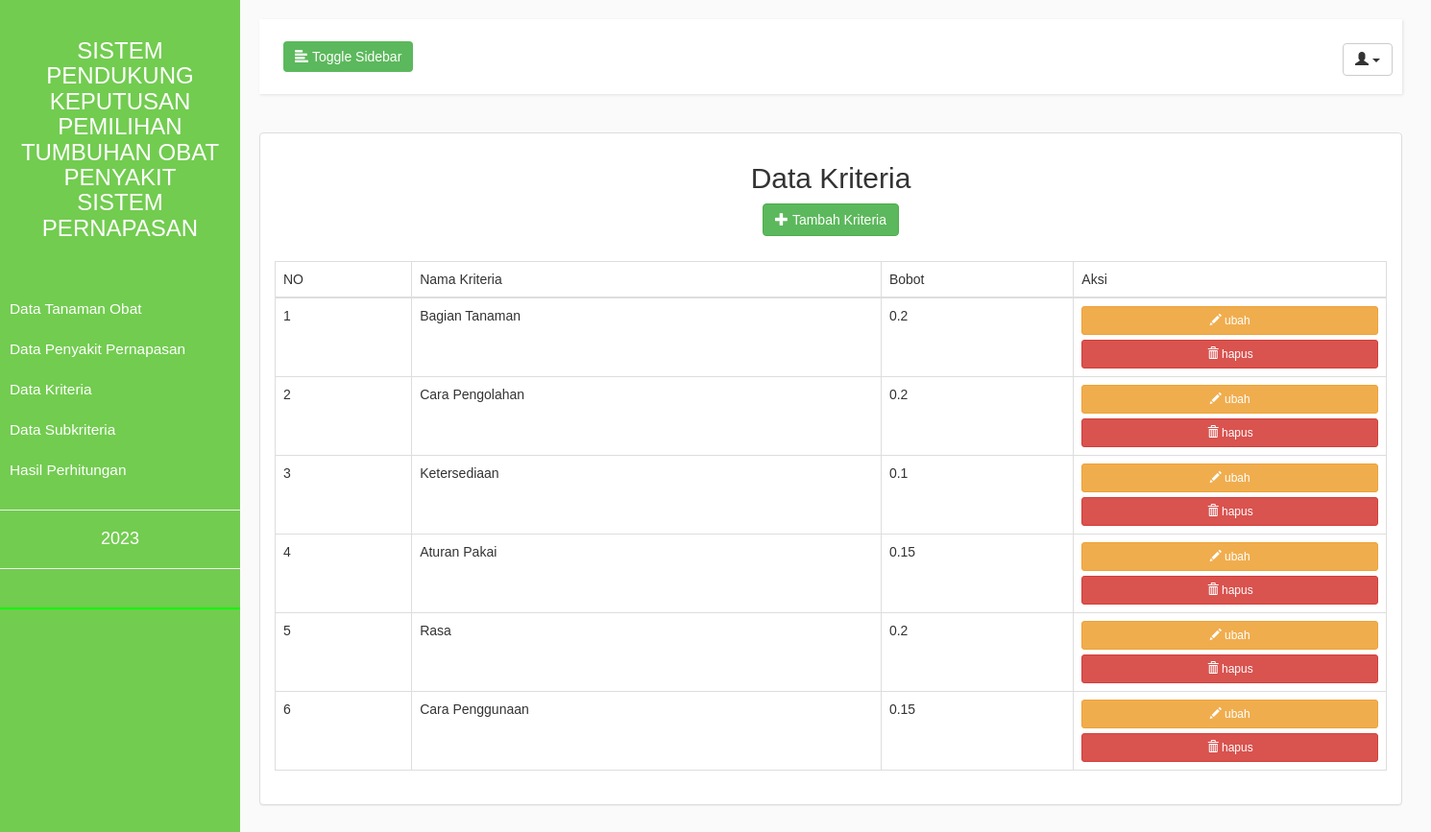
/admin/kriteria/data_kriteria.php, run on the app's committed database.
### tables this page shows
CREATE TABLE `kriteria` (
  `id_kriteria` int(11) NOT NULL,
  `nama_kriteria` varchar(50) NOT NULL,
  `bobot` double NOT NULL
);

### admin/kriteria/data_kriteria.php (the view, shortened to what this page needs)
<?php
include "../../koneksi.php";
 ?>
 <!DOCTYPE html>
 <html>
 <head>
        <link rel="stylesheet" href="../../assets/bootstrap/css/bootstrap.css">
        <link rel="stylesheet" href="../../assets/index.css">
 </head>
 <body>
 	<div class="wrapper">
            <nav id="sidebar" style="background-color: #72CC50;" >
                <div class="sidebar-header" style="background-color: #72CC50;">
                    <a href="../index-admin.php"><center>
                    <h3>SISTEM PENDUKUNG KEPUTUSAN PEMILIHAN TUMBUHAN OBAT PENYAKIT SISTEM PERNAPASAN</h3>
                    </center>
                        </a></strong>
                </div>
                <ul class="list-unstyled components">
                    <li>
                        <a href="../tanaman/data_tanaman.php">
                            Data Tanaman Obat
                        </a>
                    </li>
                    <li>
                        <a href="../penyakit/data_penyakit.php">
                            Data Penyakit Pernapasan
                        </a>
                    </li>
                    <li>
                        <a href="data_kriteria.php">
                            Data Kriteria
                        </a>
                    </li>
                    <li>
                        <a href="../subkriteria/data-subkriteria.php">
                            Data Subkriteria
                        </a>
                    </li>
                    <li>
                      <a href="../perhitungan/perhitungan.php">
                            Hasil Perhitungan
                      </a>
                    </li>
                    <li>
                        <hr>
                        <center>
                            <h4> <?php echo date('Y') ?> </h4>
                        </center>
                        <hr>
                    </li>
                </ul>
            </nav>
            <div id="content">
            	<nav class="navbar navbar-default">
                    <div class="container">
                        <div class="navbar-header">
                            <button type="button" id="sidebarCollapse" class="btn btn-success navbar-btn">
                                <i class="glyphicon glyphicon-align-left"></i>
                                <span>Toggle Sidebar</span>
                            </button>
                        </div>
                        <ul class="nav navbar-nav navbar-right" >
                            <p></p><div class="dropdown" >
                                <button class="btn btn-default dropdown-toggle" type="button" id="dropdownMenu1" data-toggle="dropdown">
                                    <span class="glyphicon glyphicon-user"></span> <?php echo $_SESSION['nama']; ?>
                                <span class="caret"></span>
                                </button>
                            </div>
                        </ul>
                    </div>
                </nav>
                <div class="panel panel-default">
                    <center>
                        <div class="panel-heading">
                            <h2>Data Kriteria</h2>
                            <a href="tambah_kriteria.php" class="btn btn-success btn-fill">
                            <i class="glyphicon glyphicon-plus"></i>
                            <span>Tambah Kriteria</span>
                            </a>
                        </div>
                    </center>
                    <div class="panel-body">
                        <div class="table-responsive">
                            <table class="table table-hover table-bordered">
                                <thead>
                                    <tr>
                                        <td> NO </td>
                                        <td>Nama Kriteria</td>
                                        <td>Bobot</td>
                                        <td>Aksi</td>
                                    </tr>
                                </thead>
                                <tbody>
                                    <?php
                                        $sql = "SELECT * FROM Kriteria";
                                        $no  = 1;
                                        foreach ($dbh->query($sql) as $data) :
                                    ?>
                                    <tr>
                                        <td><?php echo $no; ?></td>
                                        <td><?php echo $data['nama_kriteria'] ?></td>
                                        <td><?php echo $data['bobot'] ?></td>
                                        <td>
                                            <a href="edit_kriteria.php?pohon=<?php echo $data['id_kriteria'] ?>" class="btn btn-warning btn-sm btn-fill btn-block">
                                              <i class="glyphicon glyphicon-pencil"></i>
                                              <span>ubah</span>
                                            </a>
                                            <a class="btn btn-danger btn-sm btn-fill btn-block" href="hapus_kriteria.php?id=<?php echo $data['id_kriteria'] ?>" onclick="return confirm('Apa anda yakin dengan penghapusan data?');">
                                                <i class="glyphicon glyphicon-trash"></i>
                                                <span>hapus</span>
                                            </a>
                                        </td>
                                    </tr>
                                    <?php
                                    $no++;
                                    endforeach;
                                     ?>
                                </tbody>
                            </table>
                        </div>
                    </div>
                </div>
            </div>
 	</div>
 </body>
 </html>

### assets/index.css (style rules this page uses)
body { font-family: 'Poppins', sans-serif; background: #fafafa; }
a, a:hover, a:focus { color: inherit; text-decoration: none; transition: all 0.3s; }
.navbar { padding: 15px 10px; background: #fff; border: none; border-radius: 0; margin-bottom: 40px; box-shadow: 1px 1px 3px rgba(0, 0, 0, 0.1); }
.navbar-btn { box-shadow: none; outline: none !important; border: none; }
i, span { display: inline-block; }
.wrapper { display: flex; align-items: stretch; }
#sidebar { min-width: 250px; max-width: 250px; background: #0f0; color: #fff; transition: all 0.3s; }
#sidebar ul li a { text-align: left; }
#sidebar .sidebar-header { padding: 20px; background: #00FF00; }
#sidebar ul.components { padding: 20px 0; border-bottom: 2px solid #0f0; }
#sidebar ul li a { padding: 10px; font-size: 1.1em; display: block; }
#content { padding: 20px; min-height: 100vh; transition: all 0.3s; }

### data on the page
kriteria: nama_kriteria "Bagian Tanaman", bobot "0.2"
kriteria: nama_kriteria "Cara Pengolahan", bobot "0.2"
kriteria: nama_kriteria "Ketersediaan", bobot "0.1"
kriteria: nama_kriteria "Aturan Pakai", bobot "0.15"
kriteria: nama_kriteria "Rasa", bobot "0.2"
kriteria: nama_kriteria "Cara Penggunaan", bobot "0.15"
